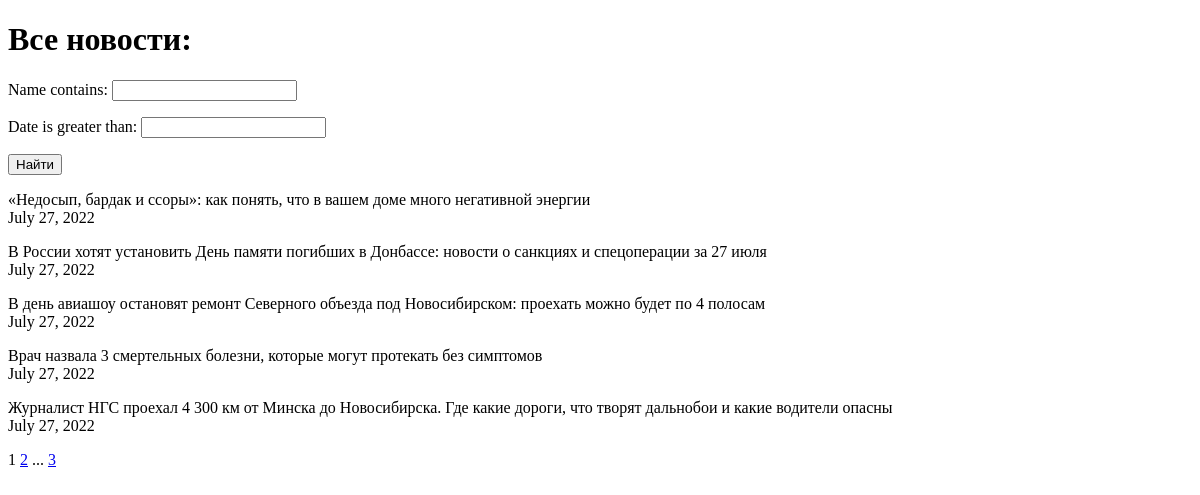
Page /news/search/ on the earlier database version.
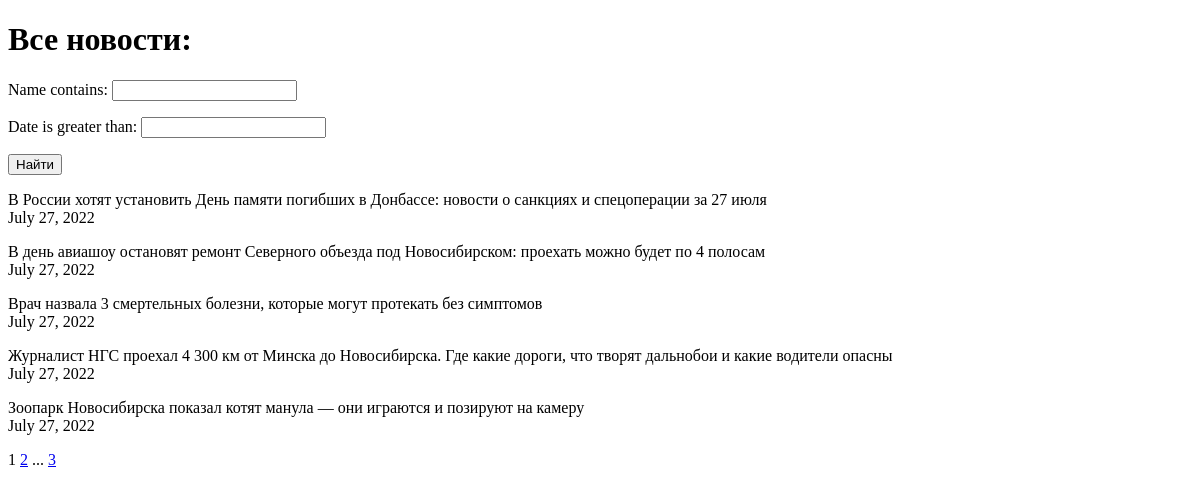
Same page on the later database version.
### news/models.py (models this page shows, shortened)
class Post(models.Model):
    article = 'AT'
    news = 'NS'
    name = models.CharField(max_length=255, unique=True)
    text = models.TextField()
    rating = models.IntegerField(default=0)
    date = models.DateField(auto_now_add=True)
    choice = models.CharField(max_length=2, choices=CAT, default=article)
    author = models.ForeignKey(Author, on_delete=models.CASCADE)
    categories = models.ManyToManyField(Category, through='PostCategory')

### news/views.py (the view)
# urls.py: path('search/', PostsListSearch.as_view(), name='post_search'),
class PostsListSearch(ListView):
    model = Post
    ordering = 'name'
    template_name = 'search.html'
    context_object_name = 'news'
    paginate_by = 5
    def get_queryset(self):
        queryset = super().get_queryset()
        self.filterset = PostFilter(self.request.GET, queryset)
        return self.filterset.qs
    def get_context_data(self, **kwargs):
        context = super().get_context_data(**kwargs)
        context['filterset'] = self.filterset
        return context

### news/templatetags/custom_filters.py (called while the page is built)
@register.filter()
def censor(text):
    for word in STOP_WORDS:
        text = text.replace(word, word[0] + ('*' * (len(word) - 1)))
    return f'{text}'

### news/templatetags/custom_tags.py (called while the page is built)
@register.simple_tag(takes_context=True)
def url_replace(context, **kwargs):
   d = context['request'].GET.copy()
   for k, v in kwargs.items():
       d[k] = v
   return d.urlencode()

### templates/search.html (shortened to what this page needs)
{% extends 'flatpages/default.html' %}
{% load custom_filters %}
{% load custom_tags %}
{% block content %}
<h1>Все новости:</h1>
   <form action="" method="get">
       {{ filterset.form.as_p }}
       <input type="submit" value="Найти" />
   </form>
{% for post in news %}
<p>{{ post.name | censor }}<br>{{ post.date }}</p>
{% endfor %}
   {{ page_obj.number }}
   {% if page_obj.has_next %}
       <a href="?{% url_replace page=page_obj.next_page_number %}">{{ page_obj.next_page_number }}</a>
       {% if paginator.num_pages != page_obj.next_page_number %}
           ...
           <a href="?{% url_replace page=page_obj.paginator.num_pages %}">{{ page_obj.paginator.num_pages }}</a>
       {% endif %}
   {% endif %}
{% endblock content %}

Differences in the rows shown:
removed Post: name|censor "«Недосып, бардак и ссоры»: как понять, что в вашем доме много негативной энергии", date "July 27, 2022"
now on this page (row unchanged): Post: name|censor "Зоопарк Новосибирска показал котят манула — они играются и позируют на камеру", date "July 27, 2022"
